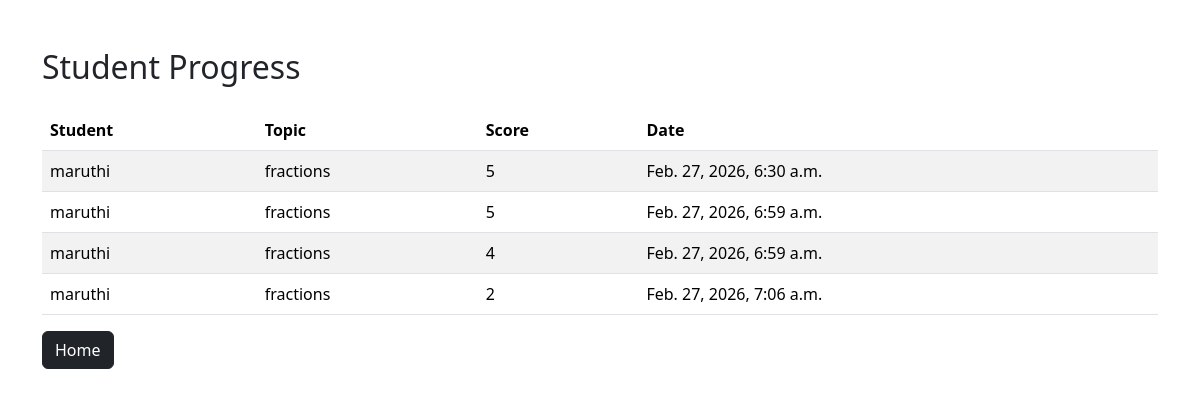
The app's page /progress/ with its own data.
### classroom/models.py (models this page shows, shortened)
class QuizResult(models.Model):
    student = models.ForeignKey(Student, on_delete=models.CASCADE)
    topic = models.CharField(max_length=200)
    score = models.IntegerField()
    date = models.DateTimeField(auto_now_add=True)

class Student(models.Model):
    name = models.CharField(max_length=100)
    grade = models.IntegerField()

### classroom/views.py (the view)
# urls.py: path('progress/', views.progress, name='progress'),
def progress(request):
    results = QuizResult.objects.all()
    return render(request, 'progress.html', {'results': results})

### classroom/templates/progress.html (shortened to what this page needs)
<!DOCTYPE html>
<html>
<head>
    <link href="https://cdn.jsdelivr.net/npm/bootstrap@5.3.2/dist/css/bootstrap.min.css" rel="stylesheet">
</head>
<body>
<div class="container mt-5">
    <h2>Student Progress</h2>
    <table class="table table-striped mt-4">
        <thead>
            <tr>
                <th>Student</th>
                <th>Topic</th>
                <th>Score</th>
                <th>Date</th>
            </tr>
        </thead>
        <tbody>
            {% for result in results %}
            <tr>
                <td>{{ result.student.name }}</td>
                <td>{{ result.topic }}</td>
                <td>{{ result.score }}</td>
                <td>{{ result.date }}</td>
            </tr>
            {% endfor %}
        </tbody>
    </table>
    <a href="/" class="btn btn-dark">Home</a>
</div>
</body>
</html>

### records on screen
QuizResult: student.name "maruthi", topic "fractions", score "5", date "Feb. 27, 2026, 6:30 a.m."
QuizResult: student.name "maruthi", topic "fractions", score "5", date "Feb. 27, 2026, 6:59 a.m."
QuizResult: student.name "maruthi", topic "fractions", score "4", date "Feb. 27, 2026, 6:59 a.m."
QuizResult: student.name "maruthi", topic "fractions", score "2", date "Feb. 27, 2026, 7:06 a.m."
